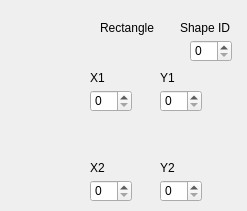
   <widget class="QWidget" name="stackedWidgetPage4">
    <widget class="QLabel" name="label_15">
     <property name="geometry">
      <rect>
       <x>100</x>
       <y>20</y>
       <width>71</width>
       <height>16</height>
      </rect>
     </property>
     <property name="text">
      <string>Rectangle</string>
     </property>
    </widget>
    <widget class="QLabel" name="label_16">
     <property name="geometry">
      <rect>
       <x>90</x>
       <y>70</y>
       <width>58</width>
       <height>16</height>
      </rect>
     </property>
     <property name="text">
      <string>X1</string>
     </property>
    </widget>
    <widget class="QLabel" name="label_17">
     <property name="geometry">
      <rect>
       <x>160</x>
       <y>70</y>
       <width>58</width>
       <height>16</height>
      </rect>
     </property>
     <property name="text">
      <string>Y1</string>
     </property>
    </widget>
    <widget class="QLabel" name="label_18">
     <property name="geometry">
      <rect>
       <x>160</x>
       <y>160</y>
       <width>58</width>
       <height>16</height>
      </rect>
     </property>
     <property name="text">
      <string>Y2</string>
     </property>
    </widget>
    <widget class="QLabel" name="label_19">
     <property name="geometry">
      <rect>
       <x>90</x>
       <y>160</y>
       <width>58</width>
       <height>16</height>
      </rect>
     </property>
     <property name="text">
      <string>X2</string>
     </property>
    </widget>
    <widget class="QSpinBox" name="rectangle_x1">
     <property name="geometry">
      <rect>
       <x>90</x>
       <y>90</y>
       <width>42</width>
       <height>22</height>
      </rect>
     </property>
    </widget>
    <widget class="QSpinBox" name="rectangle_y1">
     <property name="geometry">
      <rect>
       <x>160</x>
       <y>90</y>
       <width>42</width>
       <height>22</height>
      </rect>
     </property>
    </widget>
    <widget class="QSpinBox" name="rectangle_x2">
     <property name="geometry">
      <rect>
       <x>90</x>
       <y>180</y>
       <width>42</width>
       <height>22</height>
      </rect>
     </property>
    </widget>
    <widget class="QSpinBox" name="rectangle_y2">
     <property name="geometry">
      <rect>
       <x>160</x>
       <y>180</y>
       <width>42</width>
       <height>22</height>
      </rect>
     </property>
    </widget>
    <widget class="QLabel" name="label_62">
     <property name="geometry">
      <rect>
       <x>180</x>
       <y>20</y>
       <width>58</width>
       <height>16</height>
      </rect>
     </property>
     <property name="text">
      <string>Shape ID</string>
     </property>
    </widget>
    <widget class="QSpinBox" name="rectangle_id">
     <property name="geometry">
      <rect>
       <x>190</x>
       <y>40</y>
       <width>42</width>
       <height>22</height>
      </rect>
     </property>
    </widget>
   </widget>
